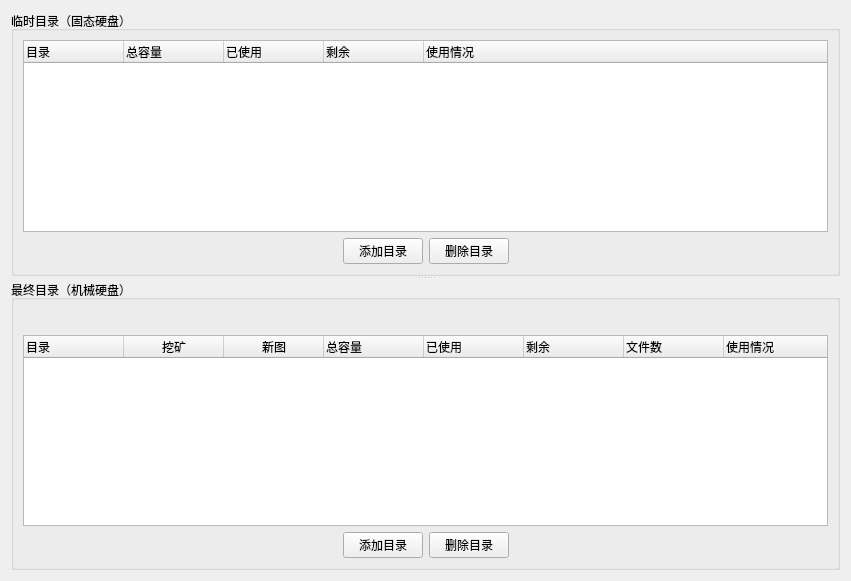
<?xml version="1.0" encoding="UTF-8"?>
<ui version="4.0">
 <class>FoldersWidget</class>
 <widget class="QWidget" name="FoldersWidget">
  <property name="geometry">
   <rect>
    <x>0</x>
    <y>0</y>
    <width>851</width>
    <height>581</height>
   </rect>
  </property>
  <property name="windowTitle">
   <string>Form</string>
  </property>
  <layout class="QVBoxLayout" name="verticalLayout">
   <item>
    <widget class="QSplitter" name="splitter">
     <property name="orientation">
      <enum>Qt::Vertical</enum>
     </property>
     <property name="childrenCollapsible">
      <bool>false</bool>
     </property>
     <widget class="QGroupBox" name="groupBox">
      <property name="title">
       <string>临时目录（固态硬盘）</string>
      </property>
      <layout class="QVBoxLayout" name="verticalLayout_3">
       <item>
        <widget class="QTreeWidget" name="treeSSD">
         <property name="rootIsDecorated">
          <bool>false</bool>
         </property>
         <column>
          <property name="text">
           <string>目录</string>
          </property>
         </column>
         <column>
          <property name="text">
           <string>总容量</string>
          </property>
         </column>
         <column>
          <property name="text">
           <string>已使用</string>
          </property>
         </column>
         <column>
          <property name="text">
           <string>剩余</string>
          </property>
         </column>
         <column>
          <property name="text">
           <string>使用情况</string>
          </property>
         </column>
        </widget>
       </item>
       <item>
        <layout class="QHBoxLayout" name="horizontalLayout">
         <item>
          <spacer name="horizontalSpacer">
           <property name="orientation">
            <enum>Qt::Horizontal</enum>
           </property>
           <property name="sizeHint" stdset="0">
            <size>
             <width>40</width>
             <height>20</height>
            </size>
           </property>
          </spacer>
         </item>
         <item>
          <widget class="QPushButton" name="buttonAddSSDFolder">
           <property name="text">
            <string>添加目录</string>
           </property>
          </widget>
         </item>
         <item>
          <widget class="QPushButton" name="buttonRemoveSSDFolder">
           <property name="text">
            <string>删除目录</string>
           </property>
          </widget>
         </item>
         <item>
          <spacer name="horizontalSpacer_2">
           <property name="orientation">
            <enum>Qt::Horizontal</enum>
           </property>
           <property name="sizeHint" stdset="0">
            <size>
             <width>40</width>
             <height>20</height>
            </size>
           </property>
          </spacer>
         </item>
        </layout>
       </item>
      </layout>
     </widget>
     <widget class="QGroupBox" name="groupBox_2">
      <property name="title">
       <string>最终目录（机械硬盘）</string>
      </property>
      <layout class="QVBoxLayout" name="verticalLayout_4">
       <item>
        <layout class="QHBoxLayout" name="horizontalLayout_3">
         <property name="spacing">
          <number>0</number>
         </property>
         <item>
          <widget class="QLabel" name="labelHDDUsage">
           <property name="text">
            <string/>
           </property>
          </widget>
         </item>
         <item>
          <spacer name="horizontalSpacer_5">
           <property name="orientation">
            <enum>Qt::Horizontal</enum>
           </property>
           <property name="sizeHint" stdset="0">
            <size>
             <width>40</width>
             <height>20</height>
            </size>
           </property>
          </spacer>
         </item>
         <item>
          <widget class="QLabel" name="labelPlotsInfo">
           <property name="text">
            <string/>
           </property>
          </widget>
         </item>
        </layout>
       </item>
       <item>
        <widget class="QTreeWidget" name="treeHDD">
         <property name="rootIsDecorated">
          <bool>false</bool>
         </property>
         <property name="sortingEnabled">
          <bool>false</bool>
         </property>
         <column>
          <property name="text">
           <string>目录</string>
          </property>
         </column>
         <column>
          <property name="text">
           <string>挖矿</string>
          </property>
          <property name="textAlignment">
           <set>AlignCenter</set>
          </property>
         </column>
         <column>
          <property name="text">
           <string>新图</string>
          </property>
          <property name="textAlignment">
           <set>AlignCenter</set>
          </property>
         </column>
         <column>
          <property name="text">
           <string>总容量</string>
          </property>
         </column>
         <column>
          <property name="text">
           <string>已使用</string>
          </property>
         </column>
         <column>
          <property name="text">
           <string>剩余</string>
          </property>
         </column>
         <column>
          <property name="text">
           <string>文件数</string>
          </property>
         </column>
         <column>
          <property name="text">
           <string>使用情况</string>
          </property>
         </column>
        </widget>
       </item>
       <item>
        <layout class="QHBoxLayout" name="horizontalLayout_2">
         <item>
          <spacer name="horizontalSpacer_3">
           <property name="orientation">
            <enum>Qt::Horizontal</enum>
           </property>
           <property name="sizeHint" stdset="0">
            <size>
             <width>40</width>
             <height>20</height>
            </size>
           </property>
          </spacer>
         </item>
         <item>
          <widget class="QPushButton" name="buttonAddHDDFolder">
           <property name="text">
            <string>添加目录</string>
           </property>
          </widget>
         </item>
         <item>
          <widget class="QPushButton" name="buttonRemoveHDDFolder">
           <property name="text">
            <string>删除目录</string>
           </property>
          </widget>
         </item>
         <item>
          <spacer name="horizontalSpacer_4">
           <property name="orientation">
            <enum>Qt::Horizontal</enum>
           </property>
           <property name="sizeHint" stdset="0">
            <size>
             <width>40</width>
             <height>20</height>
            </size>
           </property>
          </spacer>
         </item>
        </layout>
       </item>
      </layout>
     </widget>
    </widget>
   </item>
  </layout>
 </widget>
 <resources/>
 <connections/>
</ui>
